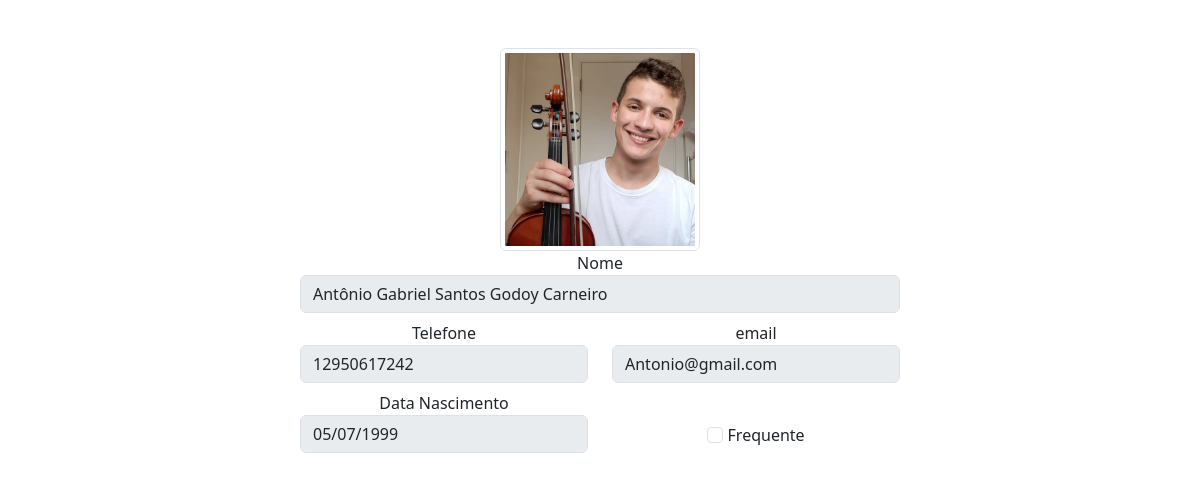
The page /ficha.php?id_alunos=1 on the database its author committed.
### tables this page shows
CREATE TABLE `tb_info_alunos` (
  `id` int(11) NOT NULL,
  `telefone` varchar(11) NOT NULL,
  `email` varchar(255) NOT NULL,
  `nascimento` date NOT NULL,
  `frequente` tinyint(1) NOT NULL,
  `id_alunos` int(11) NOT NULL,
  `img` varchar(255) NOT NULL
);

CREATE TABLE `tb_alunos` (
  `id` int(11) NOT NULL,
  `nome` varchar(255) NOT NULL
);

### ficha.php (the view, shortened to what this page needs)
<?php
$id_alunos = $_GET['id_alunos'];
$dsn = 'mysql:dbname=db_chamada;host=127.0.0.1';
$user = 'root';
$password = '';
$banco = new PDO($dsn, $user, $password);
$select = "SELECT tb_info_alunos.*, tb_alunos.nome FROM tb_info_alunos INNER JOIN tb_alunos ON tb_alunos.id = tb_info_alunos.id_alunos WHERE tb_info_alunos.id_alunos =  " . $id_alunos;
$dados = $banco->query($select)->fetch();
?>
<link href="https://cdn.jsdelivr.net/npm/bootstrap@5.3.3/dist/css/bootstrap.min.css" rel="stylesheet">
<main class="container text-center my-5">
    <img src="./img/img/<?php echo $dados['img'] ?>" alt="imagem de perfil" class="img-thumbnail">
    <form action="#">
        <label for="nome">Nome</label>
        <input type="text" value="<?php echo $dados['nome'] ?>" disabled class="form-control">
        <div class="row mt-2">
            <div class="col">
                <label for="telefone">Telefone</label>
                <input type="number" value="<?php echo $dados['telefone'] ?>" disabled class="form-control">
            </div>
            <div class="col">
                <label for="email">email</label>
                <input type="email" value="<?php echo $dados['email'] ?>" disabled class="form-control">
            </div>
        </div>
        <div class="row mt-2">
            <div class="col">
                <label for="data_nascimento">Data Nascimento</label>
                <input type="date" value="<?php echo $dados['nascimento'] ?>" disabled class="form-control">
            </div>
            <div class="col my-4 pt-2">
                <input type="checkbox" class="form-check-input">
                <label for="frequente">Frequente</label>
            </div>
        </div>
    </form>
</main>

### ficha.php (style rules this page uses)
main { display: flex; flex-direction: column; align-items: center; }
form { width: 600px; }
img { width: 200px; object-fit: cover; }

### rows shown on the page
tb_info_alunos: img (picture), id_alunos.nome "Antônio Gabriel Santos Godoy Carneiro", telefone "12950617242", email "Antonio@gmail.com", nascimento "05/07/1999"
